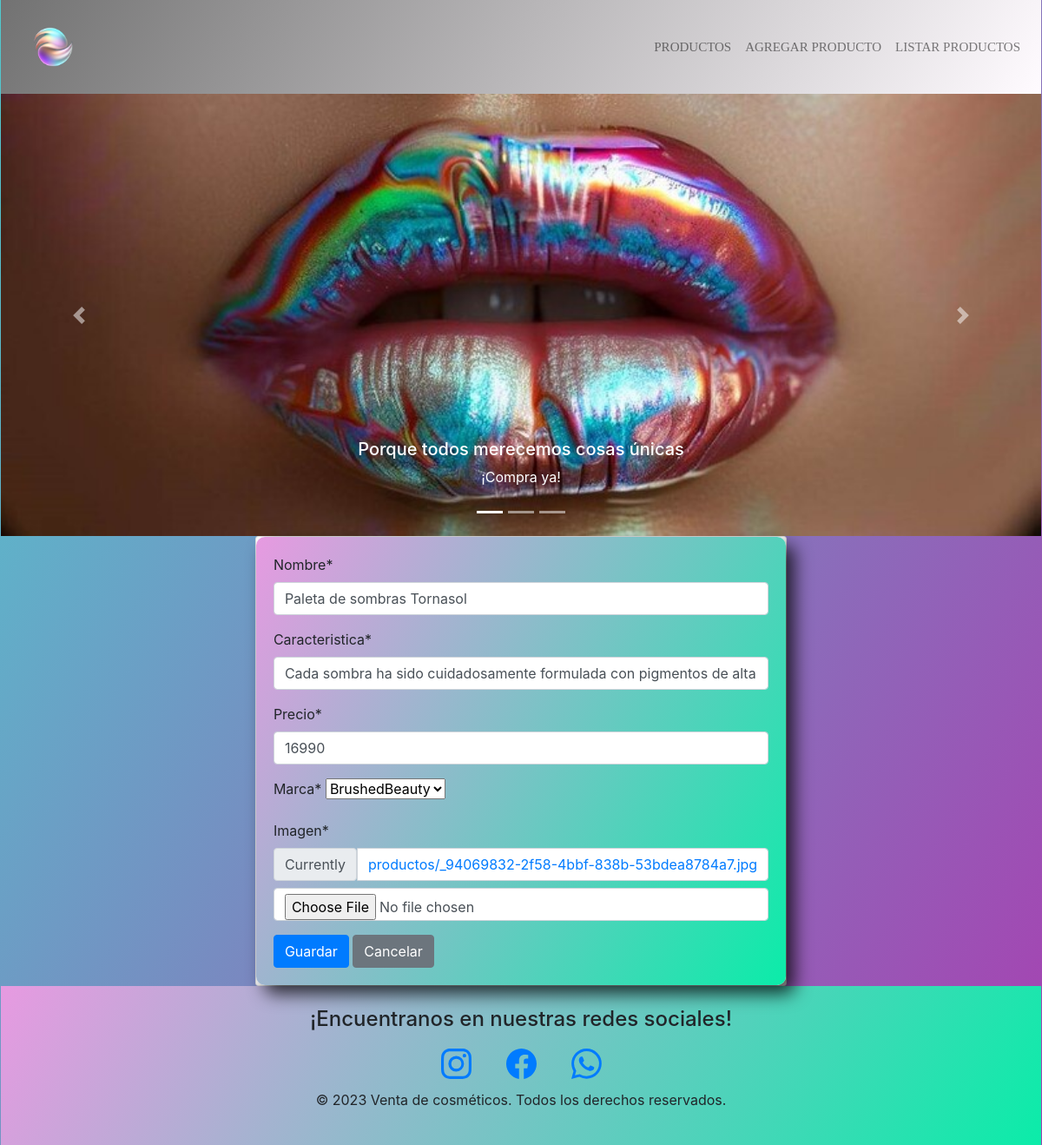
The page /modificar-producto/2 on the database as committed earlier.
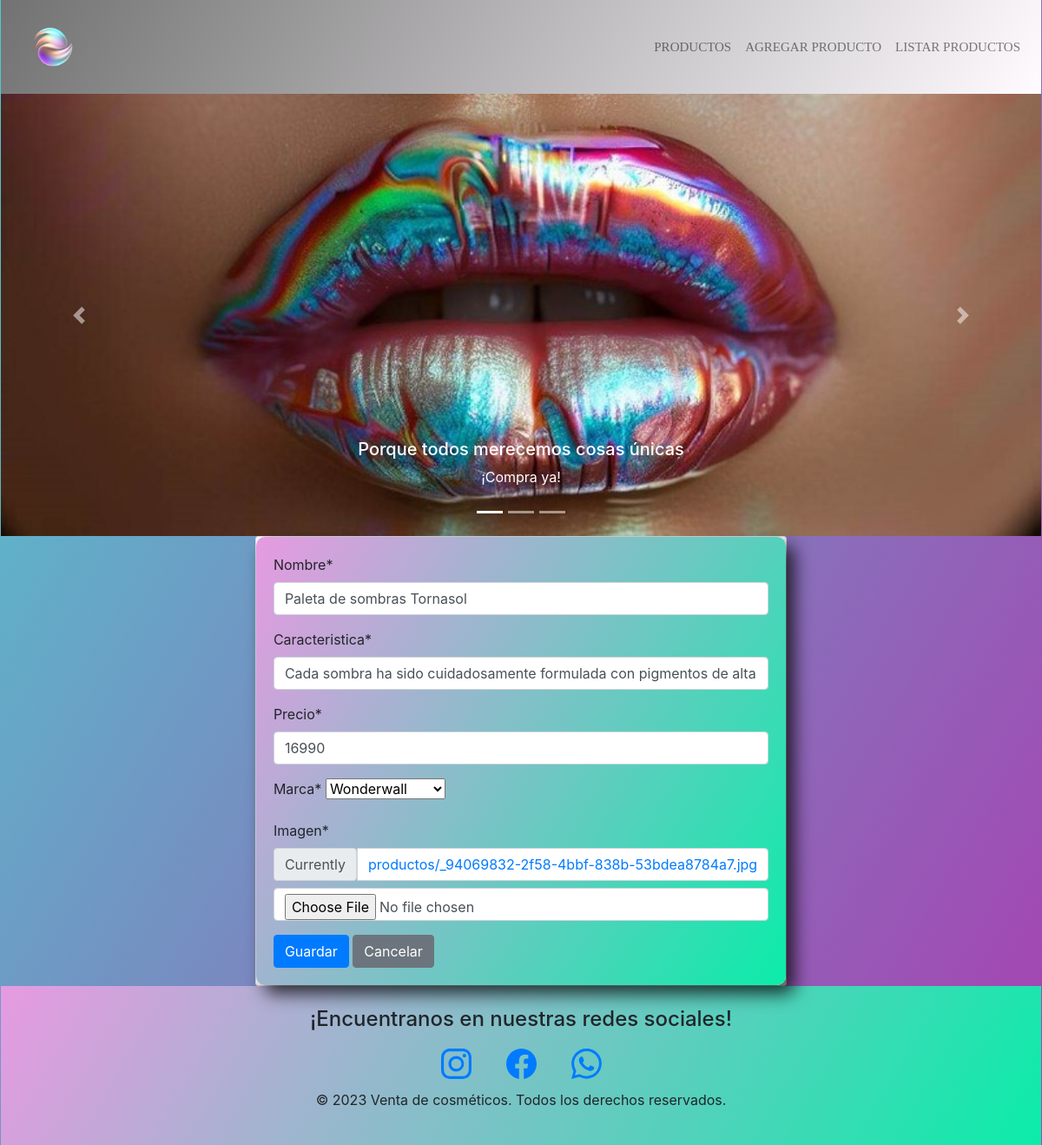
The same page on the database as committed later.
### tienda/models.py (models this page shows, shortened)
class Producto(models.Model):
    nombre = models.CharField(max_length=70)
    caracteristica = models.CharField(max_length=400)
    precio = models.IntegerField()
    marca = models.ForeignKey(Marca, on_delete=models.PROTECT)
    imagen = models.ImageField(upload_to="productos", null=True)

class Marca(models.Model):
    nombre = models.CharField(max_length=70)
    def __str__(self):
        return self.nombre

### tienda/views.py (the view, shortened to what this page needs)
# urls.py: path('modificar-producto/<id>', views.modificar_producto, name='modificar-producto'),
def modificar_producto(request, id):
    producto = get_object_or_404(Producto, id = id)
    data = {'form' : ProductoForm(instance=producto)}
    return render(request, 'tienda/producto/modificar.html', data)

### tienda/forms.py
class ProductoForm(forms.ModelForm):
    class Meta:
        model = Producto
        fields = "__all__"

### tienda/templates/tienda/producto/modificar.html (shortened to what this page needs)
{% extends 'tienda/brushed-admin.html'%}
{%load crispy_forms_tags %}
{%load crispy_forms_filters %}
{% block contenido %}
    <section class="container">
        <div class="row d-flex justify-content-center">
            <di class="v col-12-cold-md-6">
                <div class="card">
                    <div class="card-body">
                        <form action="" method="post" enctype="multipart/form-data">
                            {{form | crispy}}
                            <div class="d_flex justify-content-evenly">
                                <input type="submit" value="Guardar" class="btn btn-primary">
                                <input type="submit" value="Cancelar" class="btn btn-secondary">
                            </div>
                        </form>
                    </div>
                </div>
            </di>
        </div>
    </section>
{% endblock %}

Rows that differ between the two databases and show on the page:
changed Producto "Paleta de sombras Tornasol": marca "BrushedBeauty" → "Wonderwall"
